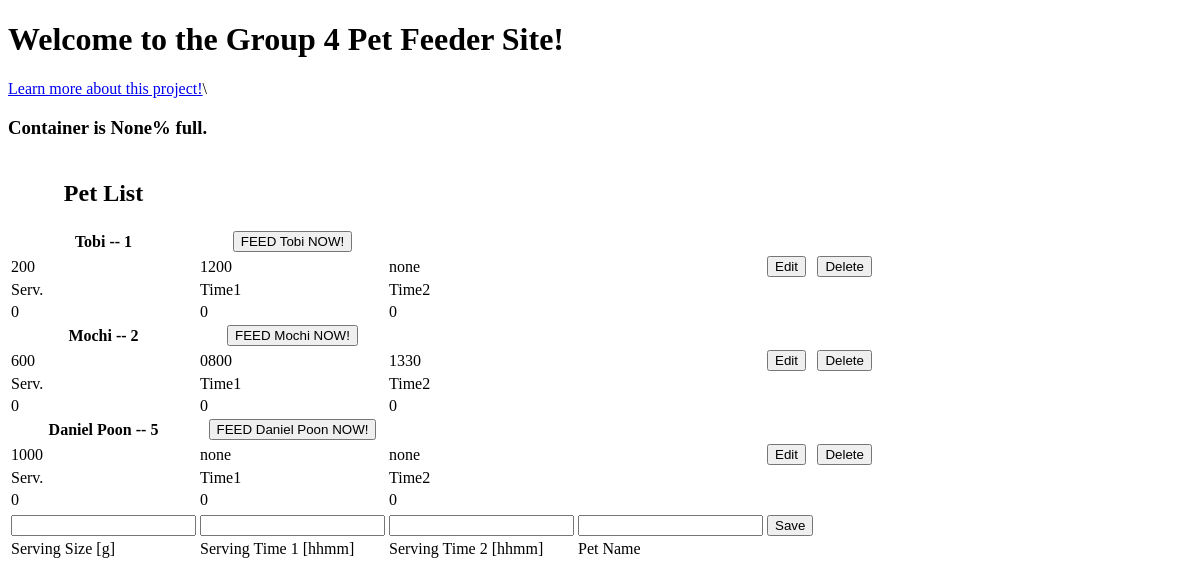
The app's page /, older data.
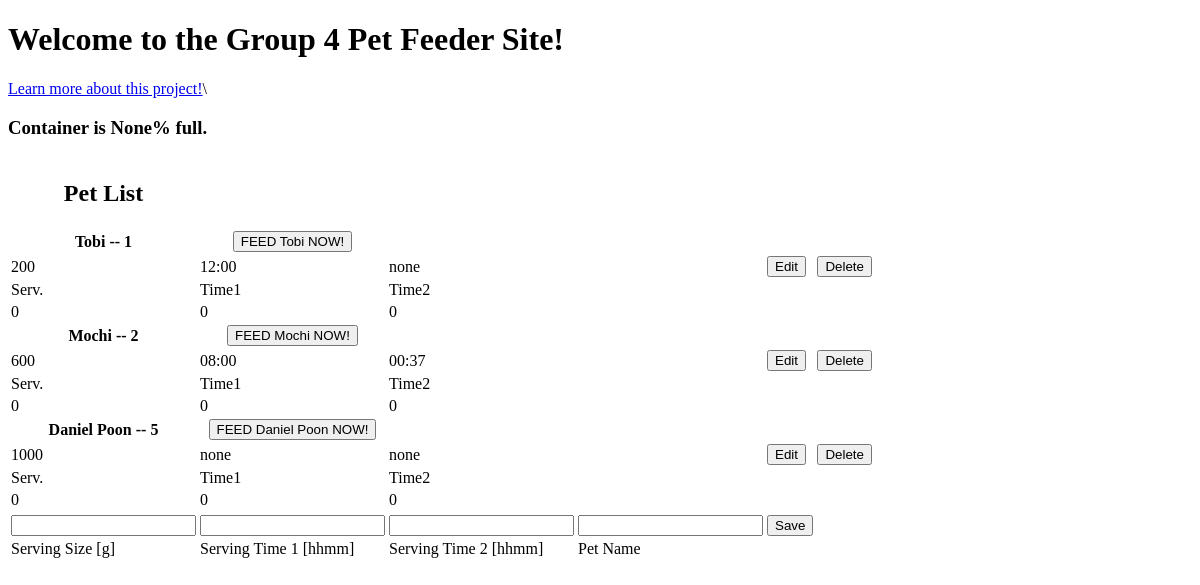
The same page, newer data.
### petfeeder/models.py (models this page shows, shortened)
class Pet(models.Model):
    name = models.CharField(max_length=50)
    servingSize = models.PositiveSmallIntegerField()
    servingTime1 = models.CharField(max_length=6)
    servingTime2 = models.CharField(max_length=6)
    consumptionToday = models.PositiveSmallIntegerField()
    visitationsToday = models.PositiveSmallIntegerField()
    avgTimeAtFeeder = models.PositiveSmallIntegerField()

### petfeeder/views.py (the view, shortened to what this page needs)
# urls.py: path('', views.index, name='index'),
def index(request):
    updateDataText()
    containerStatus = str(readFromArduino())
    print("it should have said read")
    context = {}
    form = PetForm()
    pets = Pet.objects.all()
    context['containerStatus'] = containerStatus
    context['pets'] = pets
    context['title'] = 'Home'
    context['form'] = form
    return render(request, 'index.html', context)

### petfeeder/forms.py
class PetForm(forms.ModelForm):
    class Meta:
        model = Pet
        fields = ['servingSize', 'servingTime1', 'servingTime2', 'name']

### petfeeder/arduinoInterface.py (called while the page is built)
def readFromArduino():
    print("reading")
    packet = serialInst.readline()
    packet = packet.decode('utf-8')
    print(packet)
    if packet.startswith('f'):
        data = str(packet.split("f")[1])
        print(data)
    if packet.startswith('u'):
        data = str(packet.split("u")[1])
        print(data)
    else:
        return
    print("trying to return to views")
    return data

### petfeeder/views.py (called while the page is built)
def updateDataText():
    pets = Pet.objects.all()
    dataFile = open("petfeeder/timingData.txt","w")
    for pet in pets:
        dataFile.write(pet.servingTime1)
        dataFile.write(",")
        dataFile.write(str(pet.servingSize))
        dataFile.write("\n")
        dataFile.write(pet.servingTime2)
        dataFile.write(",")
        dataFile.write(str(pet.servingSize))
        dataFile.write("\n")
    dataFile.close()

### petfeeder/templates/index.html (shortened to what this page needs)
{% extends 'base.html' %}
{% block content %}
    <h1>Welcome to the Group 4 Pet Feeder Site! {{ com }}</h1>
    <a href="{% url 'about' %}">Learn more about this project!</a>\
    <h3>Container is {{ containerStatus }}% full.</h3>
    <table>
    <form method="post" action="{% url 'index' %}">
        <tr>
            <th><h2>Pet List</h2></th>
            <th></th>
            <th></th>
            <th></th>
        </tr>
        {% for pet in pets %}
        <tr>
            <th>{{ pet.name }} -- {{ pet.id }}</th>
            <th><button formnovalidate name="feed" value="{{ pet.id }}">FEED {{ pet.name }} NOW!</button></th>
        </tr>
        {% if form.instance.id == pet.id  %}
            {% include 'save.html' %}
        {% else %}
            <tr>
                <td>{{ pet.servingSize }}</td>
                <td>{{ pet.servingTime1 }}</td>
                <td>{{ pet.servingTime2 }}</td>
                <td>
                    <td><button formnovalidate name="edit" value="{{pet.id}}">Edit</button></td>
                    <td><button formnovalidate name="delete" value="{{pet.id}}">Delete</button></td>
                </td>
            </tr>
            <tr>
                <td> Serv. </td>
                <td> Time1 </td>
                <td> Time2 </td>
            </tr>
        {% endif %}
        <tr>
            <td>{{ pet.consumptionToday }}</td>
            <td>{{ pet.visitationsToday }}</td>
            <td>{{ pet.avgTimeAtFeeder }}</td>
        </tr>
        {% endfor %}
        {% if not form.instance.id %}
        <tr>
            {% include 'save.html' %}
        </tr>
        {% endif %}
    </form>
    </table>
{% endblock %}

### petfeeder/templates/base.html (shortened to what this page needs)
<!DOCTYPE html>
<html lang="en">
<head>
</head>
<body>
    {% block content %}
    {% endblock %}
</body>
</html>

### petfeeder/templates/save.html
<tr>
{% for field in form %}
    <td>{{ field }}</td>
{% endfor %}
    <td><button name="save" value="{{ pet.id }}">Save</button></td>
</tr>
<tr>
    <td> Serving Size [g] </td>
    <td> Serving Time 1 [hhmm]</td>
    <td> Serving Time 2 [hhmm]</td>
    <td> Pet Name </td>
</tr>

Row changes from the older to the newer data that the page shows:
changed Pet "Tobi": servingTime1 "1200" → "12:00"
changed Pet "Mochi": servingTime1 "0800" → "08:00"; servingTime2 "1330" → "00:37"
